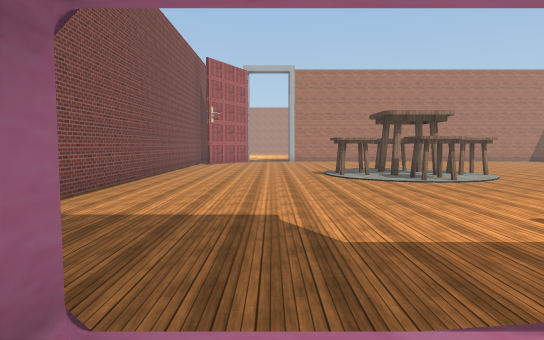
[1] (above)

16 first-person views from a walk through a 3-D level made in the Unity game engine. The camera is 1.3 m above the floor, tilts 4° down and sees 75° across. The floor is counted in squares, 2 m on a side. Each view is taken from the middle of a square. On the plan, view 1 faces up. The plan holds only what a view shows up to about 10 squares ahead; the rest is blank. The place goes on beyond the plan. The player character is not drawn. Some animated figures are left out. Door leaves are left out, so doorways stand open. Some surface patterns are stand-ins.

[2]
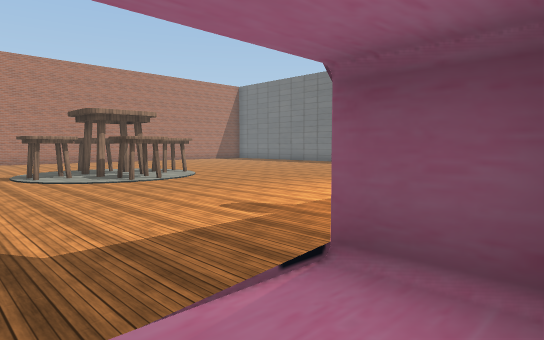

[3]
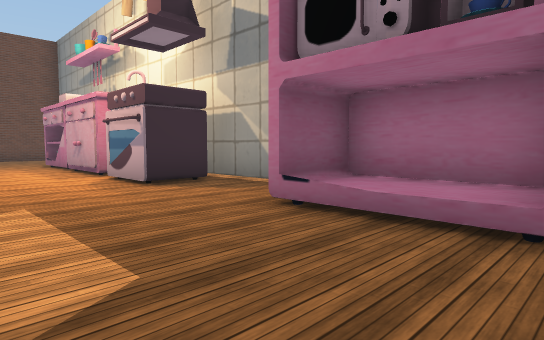

[4]
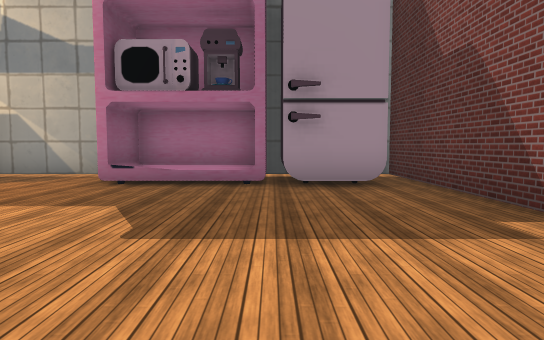

[5]
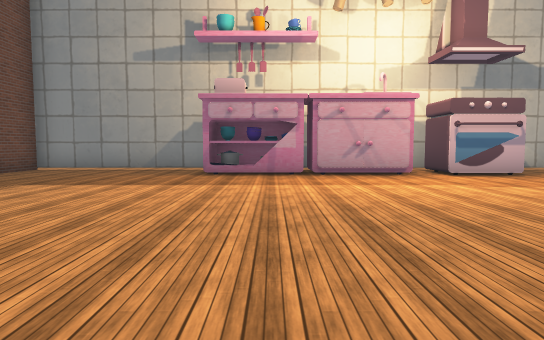

[6]
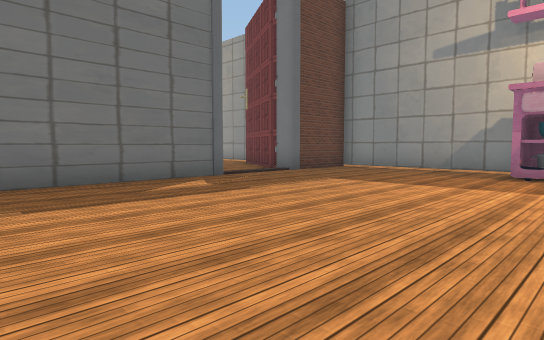

[7]
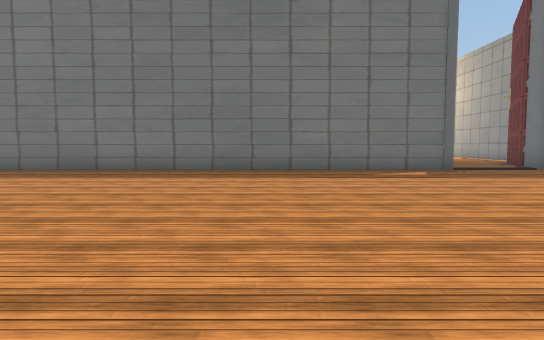

[8]
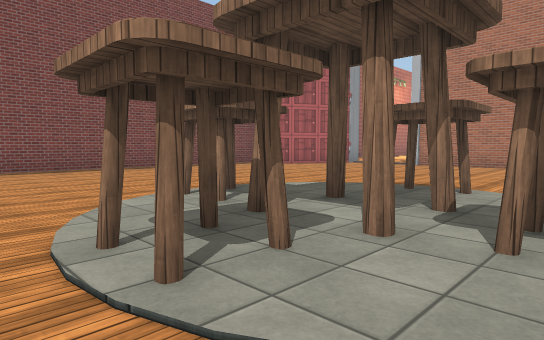

[9]
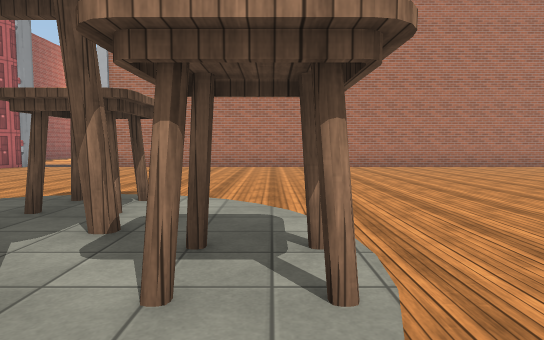

[10]
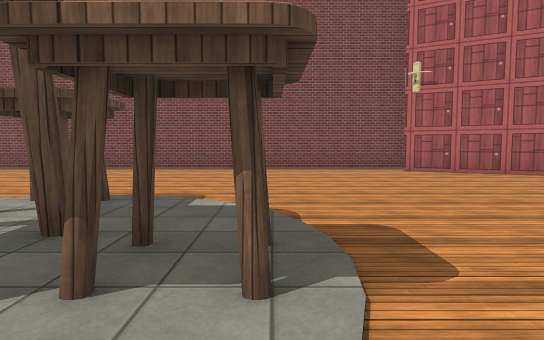

[11]
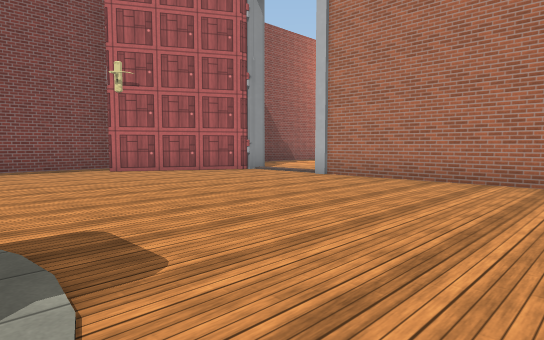

[12]
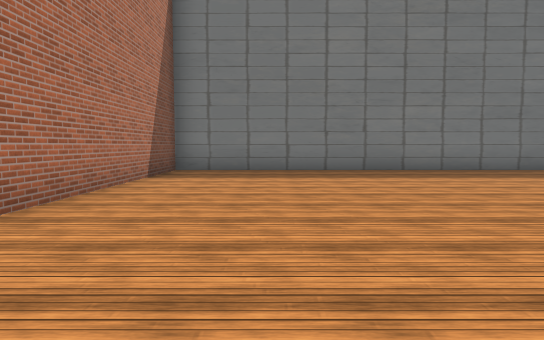

[13]
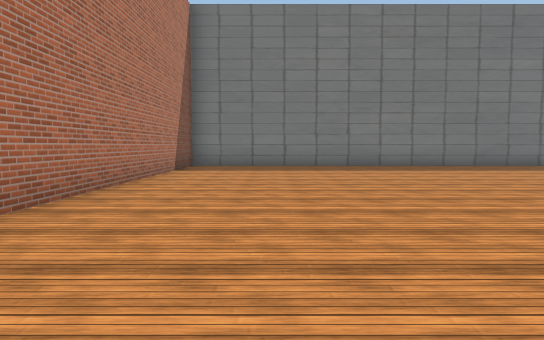

[14]
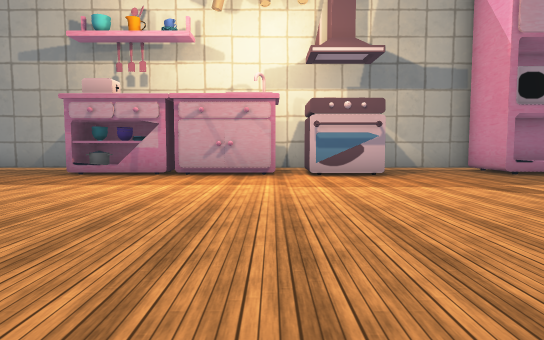

[15]
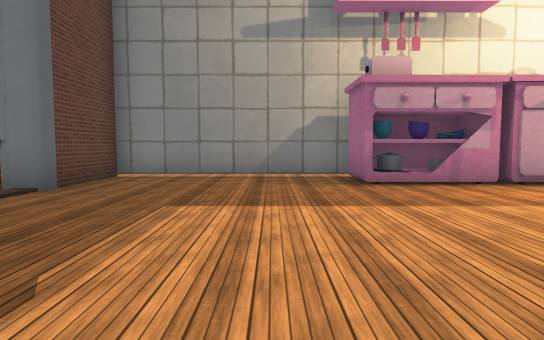

[16]
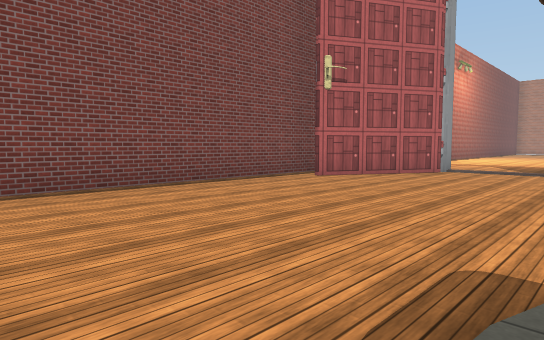

### Floor plan
Key: @ floor where view 1 was taken; # wall or solid block; . main floor; : floor 0.5 m higher than the main floor; D open door; T table; S stove; F fridge; O other object.
Columns run from 4 left of view 1 to 17 right of it. Each row starts with its distance up from view 1.
 21    ..
 20   #..#####  #########
 19   #.................#
 18   #.................#
 17 ###.................#
 16 #...................#
 15 #...................#
 14 #...................#
 13 #.......O...........#
 12 #...................#
 11 #.....O.#TO.........#
 10 #.......TT..........#
  9 #.......O...........#
  8 #...................#
  7 #...................#
  6 #...................#
  5 #...................#
  4 #.....................
  3 #.....................
  2 #...................##
  1 #.F#DD#..S##O#OO....#
  0 #. #@:#....# ###....#
 -1 ############   ######

Where each view was taken, in squares from view 1:
view 1: 0 up, 0 right, facing up
view 2: 0 up, 0 right, facing up-right
view 3: 4 up, 1 left, facing down-right
view 4: 7 up, 1 left, facing down
view 5: 9 up, 10 right, facing down
view 6: 9 up, 10 right, facing down-right
view 7: 9 up, 7 right, facing right
view 8: 8 up, 6 right, facing up-left
view 9: 9 up, 6 right, facing up
view 10: 13 up, 6 right, facing left
view 11: 13 up, 6 right, facing up-left
view 12: 17 up, 7 right, facing right
view 13: 17 up, 5 right, facing right
view 14: 9 up, 7 right, facing down
view 15: 7 up, 13 right, facing down
view 16: 10 up, 2 right, facing up-left
